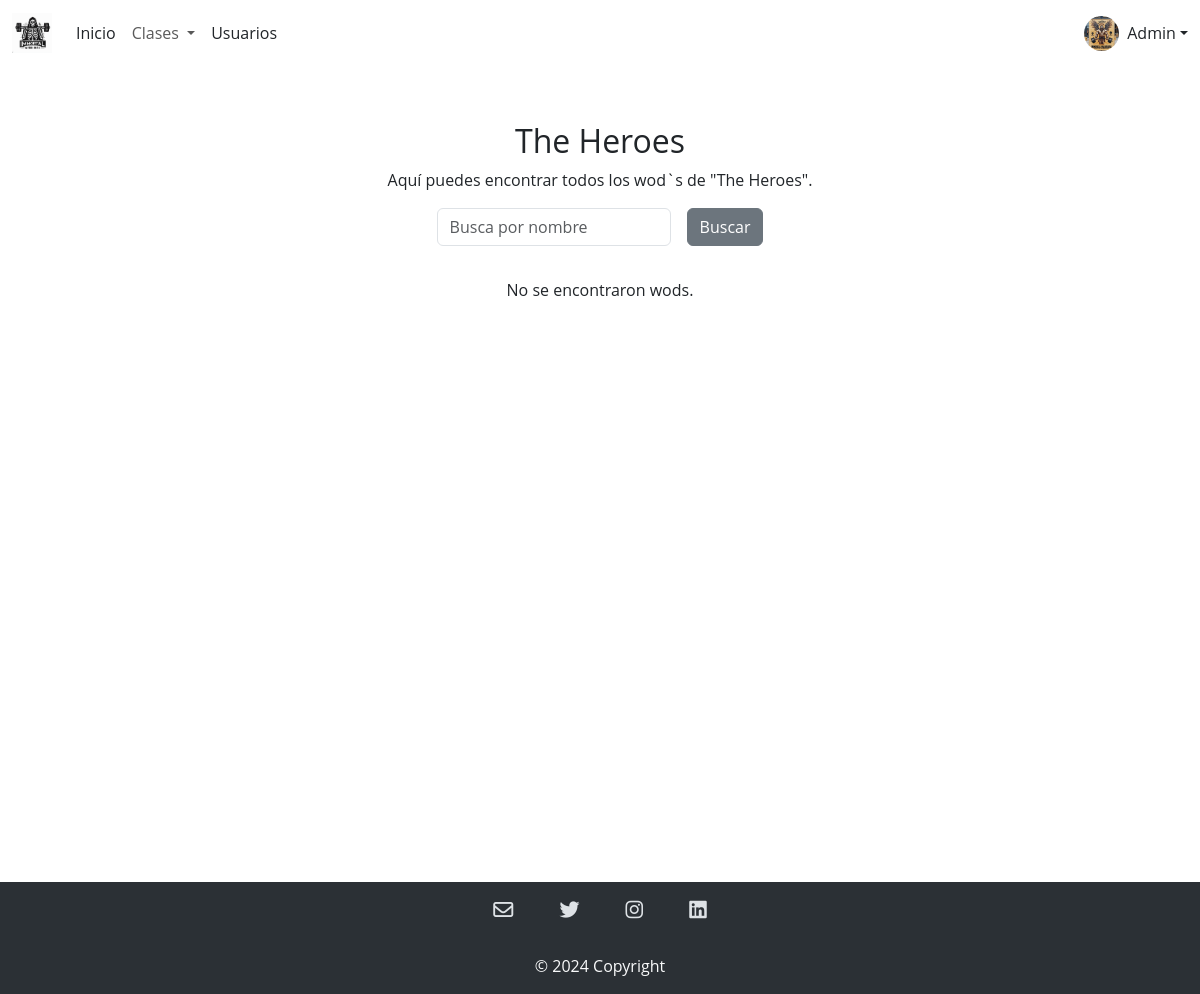
The app's page /admin/qualifiers.php, older data.
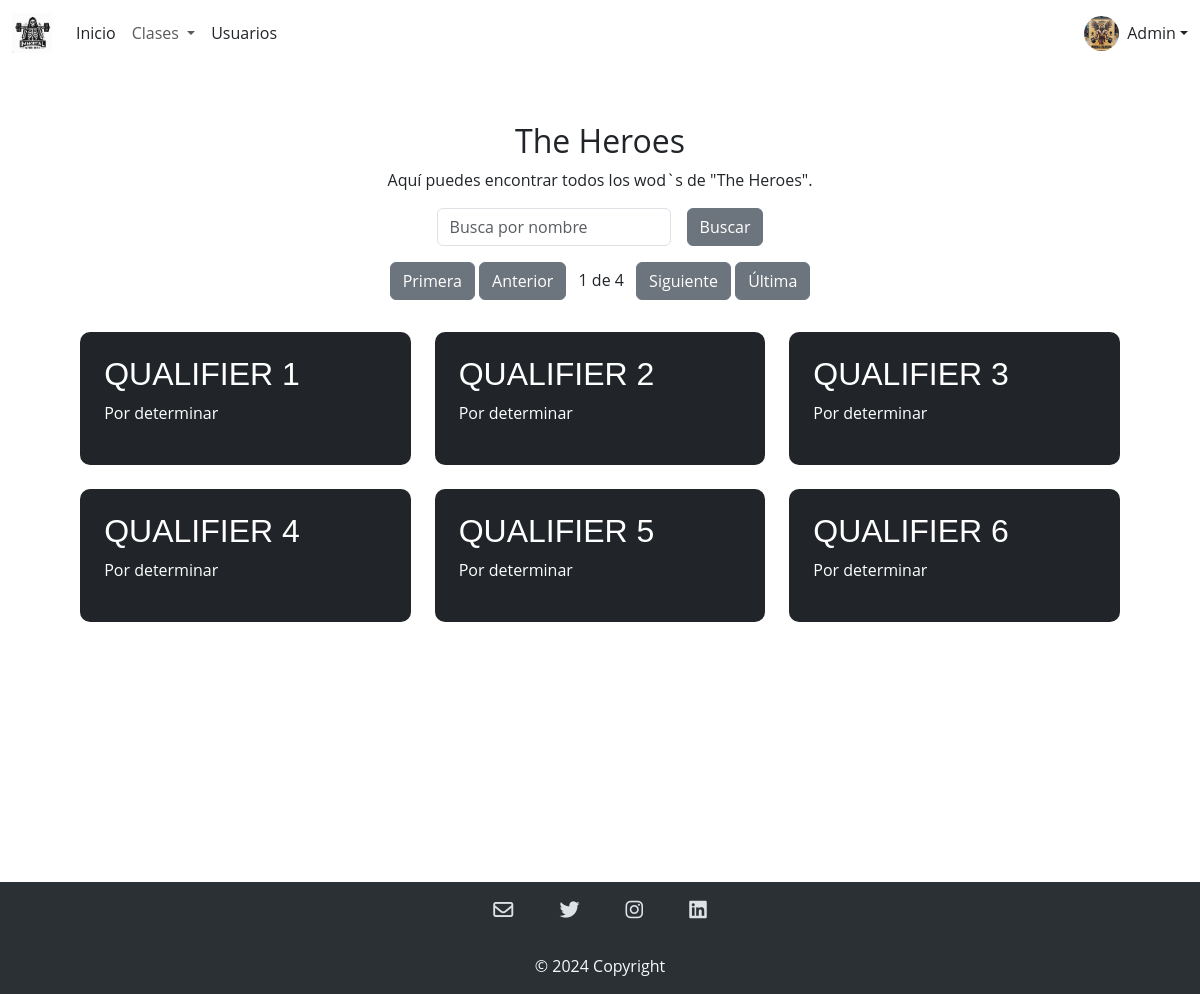
The same page, newer data.
### tables this page shows
CREATE TABLE `wods` (
  `ID_Wods` int(11) NOT NULL,
  `Nombre` varchar(255) NOT NULL,
  `Descripcion` varchar(255) NOT NULL,
  `Tipo` enum('The Girls','The Heroes','Programas','Distancias','Desafios','Qualifiers') NOT NULL
);

### admin/qualifiers.php (the view, shortened to what this page needs)
<?php
include '../modulos/headerAdmin.php';
?>
<?php
include '../CRUD/conexion.php';
$resultados_por_pagina = 6;
$sql_total = "SELECT COUNT(*) as total FROM wods WHERE tipo = 'Qualifiers'";
$result_total = $conexion->query($sql_total);
$row_total = $result_total->fetch_assoc();
$total_resultados = $row_total['total'];
$total_paginas = ceil($total_resultados / $resultados_por_pagina);
$pagina_actual = isset($_GET['pagina']) ? $_GET['pagina'] : 1;
$inicio = ($pagina_actual - 1) * $resultados_por_pagina;
$sql_pagina = "SELECT * FROM wods WHERE tipo = 'Qualifiers' LIMIT $inicio, $resultados_por_pagina";
$result_pagina = $conexion->query($sql_pagina);
?>
<section class="general bg-white my-2">
    <div class="container mt-5">
        <h2 class="text-center">The Heroes</h2>
        <div class="text-center">
            <p>Aquí puedes encontrar todos los wod`s de "The Heroes".</p>
        </div>
        <div id="data-table-basic_filter" class="d-flex justify-content-center gap-3">
            <label class="text-center">
                <input type="search" class="form-control" id="inputBusqueda" placeholder="Busca por nombre" aria-controls="data-table-basic">
            </label>
            <button class="btn btn-secondary ml-3">Buscar</button>
        </div>
        <div id="pagination" class="text-center m-3 ">
            <?php if ($total_paginas > 1) : ?>
                <a href="?pagina=1" class="btn btn-secondary">Primera</a>
                <a href="?pagina=<?php echo $pagina_actual > 1 ? $pagina_actual - 1 : 1; ?>" class="btn btn-secondary">Anterior</a>
                <span class="mx-2"><?php echo $pagina_actual; ?> de <?php echo $total_paginas; ?></span>
                <a href="?pagina=<?php echo $pagina_actual < $total_paginas ? $pagina_actual + 1 : $total_paginas; ?>" class="btn btn-secondary">Siguiente</a>
                <a href="?pagina=<?php echo $total_paginas; ?>" class="btn btn-secondary">Última</a>
            <?php endif; ?>
        </div>
        <div class="row p-3" id="wodContainer">
            <?php
            if ($result_pagina->num_rows > 0) {
                while ($wod = $result_pagina->fetch_assoc()) {
            ?>
                    <div class="cuadro-wod col-md-6 col-lg-4  mb-4">
                        <div class="p-4 bg-dark">
                            <h4 class="titulo-wods"><?php echo $wod['Nombre']; ?></h4>
                            <p><?php echo $wod['Descripcion']; ?></p>
                        </div>
                    </div>
            <?php
                }
            } else {
                echo "No se encontraron wods.";
            }
            ?>
        </div>
    </div>
</section>
<?php
include '../modulos/footer.php';
?>

Row changes from the older to the newer data that the page shows:
added wods: Nombre "QUALIFIER 1", Descripcion "Por determinar"
added wods: Nombre "QUALIFIER 2", Descripcion "Por determinar"
added wods: Nombre "QUALIFIER 3", Descripcion "Por determinar"
added wods: Nombre "QUALIFIER 4", Descripcion "Por determinar"
added wods: Nombre "QUALIFIER 5", Descripcion "Por determinar"
added wods: Nombre "QUALIFIER 6", Descripcion "Por determinar"
Text that changed along with them:
$pagina_actual: (not shown) → "1"
$total_paginas: (not shown) → "4"
text no longer shown: "No se encontraron wods."
text now shown: "Primera Anterior de Siguiente Última"
